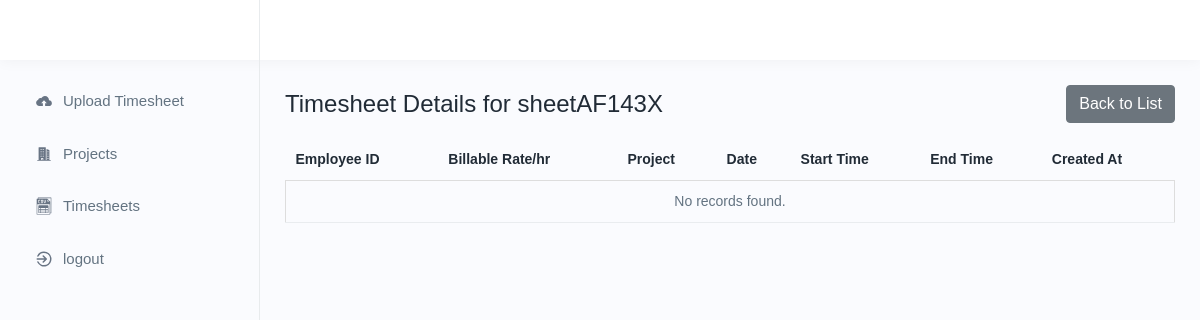
Page /revenue_collection/timesheets/sheetAF143X/ (signed in) on the earlier database version.
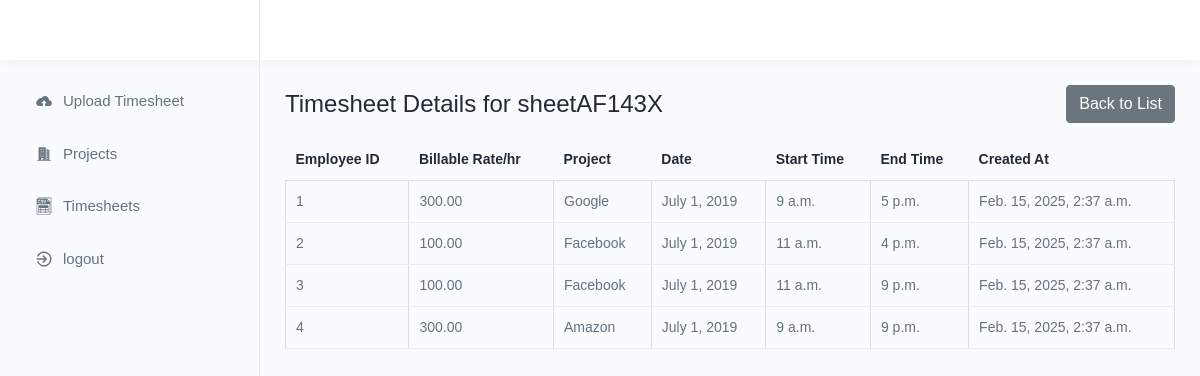
Same page on the later database version.
### bill_rate_system/models.py (models this page shows, shortened)
class Timesheet(models.Model):
    employee_id = models.IntegerField()
    billable_rate = models.DecimalField(max_digits=10, decimal_places=2)
    project = models.ForeignKey(Project, on_delete=models.CASCADE)
    date = models.DateField()
    start_time = models.TimeField()
    end_time = models.TimeField()
    sheet_name = models.CharField(max_length=255)
    created_at=models.DateTimeField(auto_now_add=True)
    class Meta:
        unique_together = ('employee_id', 'project', 'date', 'start_time', 'end_time')

class Project(models.Model):
    name = models.CharField(max_length=255, unique=True)

### bill_rate_system/views.py (the view)
# urls.py: path('timesheets/<str:sheet_name>/', timesheet_detail, name='timesheet_detail'),
@login_required(login_url='authentication:login')
def timesheet_detail(request, sheet_name):
    logger.info(f"User {request.user} accessed timesheet details for sheet name {sheet_name}.")
    timesheets = Timesheet.objects.filter(sheet_name=sheet_name)
    logger.info(f"Retrieved {timesheets.count()} entries for sheet name {sheet_name}.")
    return render(request, 'bill_rate_system/timesheet_detail.html', {'timesheets': timesheets, "sheet_name": sheet_name})

### bill_rate_system/templates/bill_rate_system/timesheet_detail.html
{% extends 'bill_rate_system/base.html' %}
{% load static %}
{% block content %}
<div class="d-flex justify-content-between align-items-center">
    <h3>Timesheet Details for {{ sheet_name }}</h3>
    <a href="{% url 'bill_rate_system:timesheets' %}" class="btn btn-secondary">Back to List</a>
</div>
<div class="table-responsive mt-3">
    <table class="table datanew">
        <thead>
            <tr>
                <th>Employee ID</th>
                <th>Billable Rate/hr</th>
                <th>Project</th>
                <th>Date</th>
                <th>Start Time</th>
                <th>End Time</th>
                <th>Created At</th>
            </tr>
        </thead>
        <tbody>
            {% for timesheet in timesheets %}
            <tr>
                <td>{{ timesheet.employee_id }}</td>
                <td>{{ timesheet.billable_rate }}</td>
                <td>{{ timesheet.project.name }}</td>
                <td>{{ timesheet.date }}</td>
                <td>{{ timesheet.start_time }}</td>
                <td>{{ timesheet.end_time }}</td>
                <td>{{ timesheet.created_at }}</td>
            </tr>
            {% empty %}
            <tr>
                <td colspan="7" class="text-center">No records found.</td>
            </tr>
            {% endfor %}
        </tbody>
    </table>
</div>
{% endblock %}

### bill_rate_system/templates/bill_rate_system/base.html (shortened to what this page needs)
{% load static %}
<!DOCTYPE html>
<html lang="en">
<head>
    <link rel="stylesheet" href="{% static 'assets/css/bootstrap.min.css' %}">
    <link rel="stylesheet" href="{% static 'assets/css/animate.css' %}">
    <link rel="stylesheet" href="{% static 'assets/plugins/select2/css/select2.min.css' %}">
    <link rel="stylesheet" href="{% static 'assets/css/dataTables.bootstrap4.min.css' %}">
    <link rel="stylesheet" href="{% static 'assets/plugins/fontawesome/css/fontawesome.min.css' %}">
    <link rel="stylesheet" href="{% static 'assets/plugins/fontawesome/css/all.min.css' %}">
    <link rel="stylesheet" href="{% static 'assets/css/style.css' %}">
    <link rel="stylesheet" href="{% static 'assets/css/upload.css' %}">
</head>
<body>
    <div class="main-wrapper">
        <div class="header">
            <div class="header-left active">
            </div>
        </div>
    </div>
    <div class="sidebar" id="sidebar">
        <div class="sidebar-inner slimscroll">
            <div id="sidebar-menu" class="sidebar-menu">
                <ul>
                    <li><a href="{% url 'bill_rate_system:upload-page'%}"><img src="{% static 'assets/img/icons/upload1.svg' %}" alt="img"><span> Upload Timesheet</span></a></li>
                    <li><a href="{% url 'bill_rate_system:project_list'%}"><img src="{% static 'assets/img/icons/company.svg' %}" alt="img"><span> Projects</span></a></li>
                    <li><a href="{% url 'bill_rate_system:timesheets'%}"><img src="{% static 'assets/img/icons/csv.svg' %}" alt="img"><span> Timesheets</span></a></li>
                    <li><a href="{% url 'authentication:logout'%}"><img  src="{% static 'assets/img/icons/logout.svg' %}" alt="img" ><span> logout</span></a></li>
                </ul>
            </div>
        </div>
    </div>
    <div class="page-wrapper">
        <div class="content">
            {% block content %}
            {% endblock %}
        </div>
    </div>
</body>
</html>

### authentication/static/assets/css/upload.css (style rules this page uses)
#invoiceTable th, td { border: 1px solid black; padding: 10px; text-align: left; }
.invoice-list .container table th, td { border: 1px solid #ddd; padding: 12px; text-align: left; }
a { text-decoration: none; color: #007bff; font-weight: bold; }

Differences in the rows shown:
added Timesheet: employee_id "1", billable_rate "300.00", project.name "Google", date "July 1, 2019", start_time "9 a.m.", end_time "5 p.m.", created_at "Feb. 15, 2025, 2:37 a.m."
added Timesheet: employee_id "2", billable_rate "100.00", project.name "Facebook", date "July 1, 2019", start_time "11 a.m.", end_time "4 p.m.", created_at "Feb. 15, 2025, 2:37 a.m."
added Timesheet: employee_id "3", billable_rate "100.00", project.name "Facebook", date "July 1, 2019", start_time "11 a.m.", end_time "9 p.m.", created_at "Feb. 15, 2025, 2:37 a.m."
added Timesheet: employee_id "4", billable_rate "300.00", project.name "Amazon", date "July 1, 2019", start_time "9 a.m.", end_time "9 p.m.", created_at "Feb. 15, 2025, 2:37 a.m."
Other differences:
text no longer shown: "No records found."
